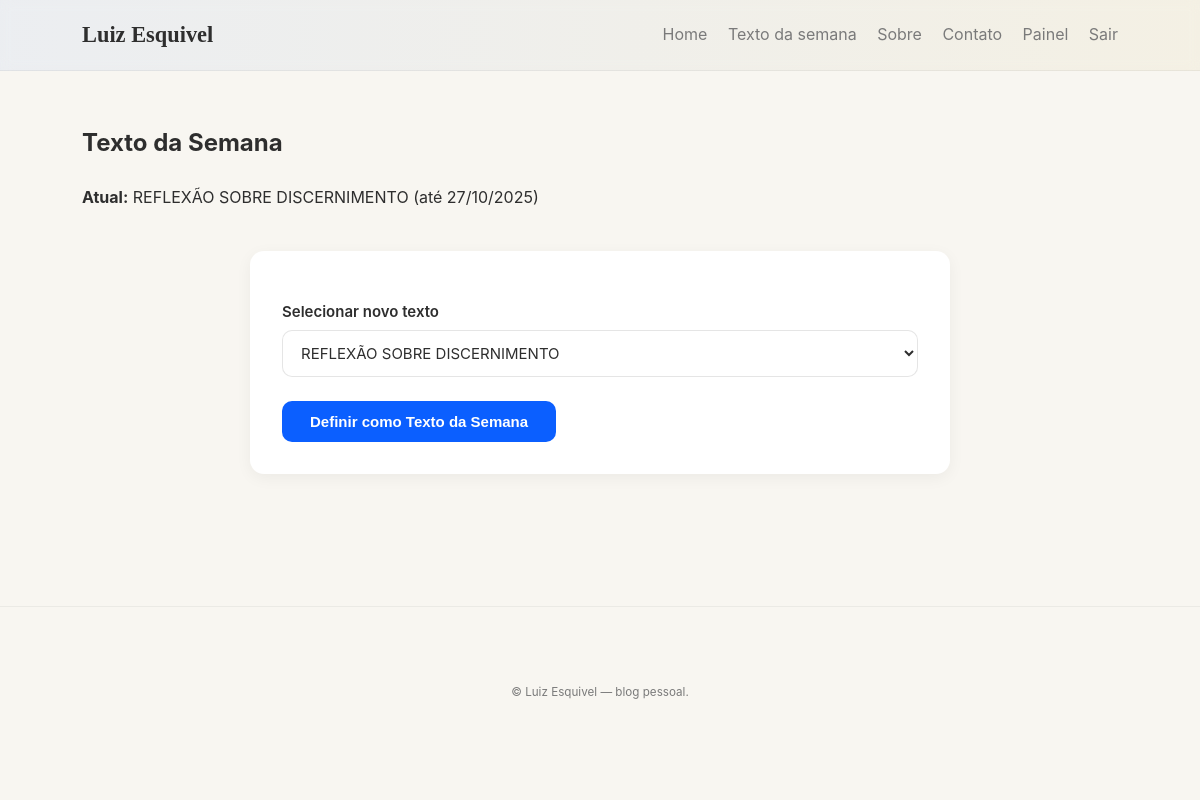
The page /admin/weekly-text (signed in) on the database as committed earlier.
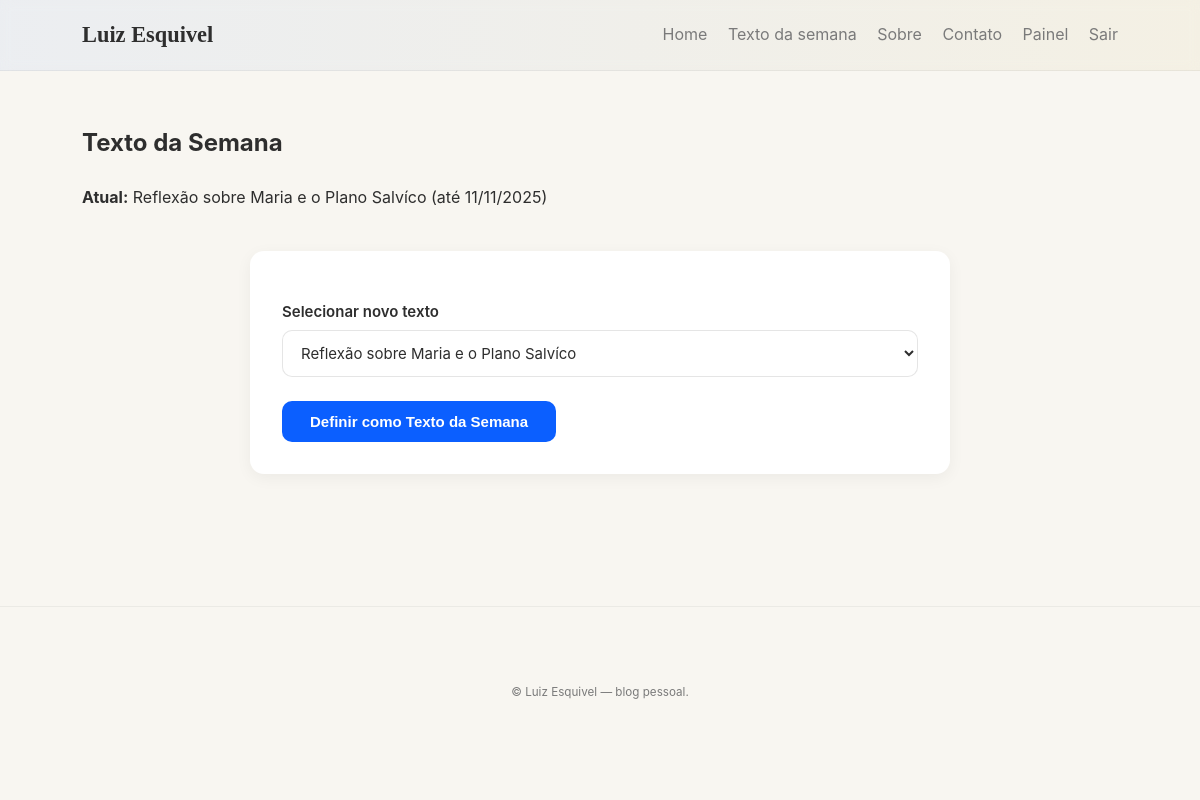
The same page on the database as committed later.
### models.py (models this page shows, shortened)
class Text(db.Model):
    id = db.Column(db.Integer, primary_key=True)
    title = db.Column(db.String(300), nullable=False)
    subtitle = db.Column(db.String(400))
    body = db.Column(db.Text)
    published = db.Column(db.Boolean, default=False)
    section_id = db.Column(db.Integer, db.ForeignKey('section.id'), nullable=True)
    created_at = db.Column(db.DateTime, default=datetime.utcnow)

class WeeklyText(db.Model):
    id = db.Column(db.Integer, primary_key=True)
    text_id = db.Column(db.Integer, db.ForeignKey('text.id', ondelete='CASCADE'), nullable=False)
    start_date = db.Column(db.DateTime)
    end_date = db.Column(db.DateTime)
    active = db.Column(db.Boolean, default=True)
    text = db.relationship('Text', backref=db.backref('weekly_entries', passive_deletes=True))

### routes/admin_routes.py (the view, shortened to what this page needs)
@admin_bp.route('/weekly-text', methods=['GET', 'POST'])
@login_required
def admin_weekly_text():
    texts = Text.query.filter_by(published=True).order_by(Text.created_at.desc()).all()
    current = WeeklyText.query.filter_by(active=True).first()
    return render_template('admin/weekly_text.html', texts=texts, current=current)

### templates/admin/weekly_text.html
{% extends "_base.html" %}
{% block content %}
<h2>Texto da Semana</h2>
{% if current %}
<p><strong>Atual:</strong> {{ current.text.title }} (até {{ current.end_date.strftime('%d/%m/%Y') }})</p>
{% else %}
<p>Nenhum texto da semana ativo.</p>
{% endif %}
<form method="post">
  <label>Selecionar novo texto</label>
  <select name="text_id">
    {% for t in texts %}
      <option value="{{ t.id }}">{{ t.title }}</option>
    {% endfor %}
  </select>
  <button class="btn">Definir como Texto da Semana</button>
</form>
{% endblock %}

Rows that differ between the two databases and show on the page:
no longer on this page (row unchanged): Text: text "REFLEXÃO SOBRE DISCERNIMENTO"
no longer on this page (row edited): WeeklyText: end_date "27/10/2025"
added Text: text "Reflexão sobre Maria e o Plano Salvíco"
added WeeklyText: end_date "11/11/2025"
Other text that changed with them:
form field text_id: "REFLEXÃO SOBRE DISCERNIMENTO" → "Reflexão sobre Maria e o Plano Salvíco"
